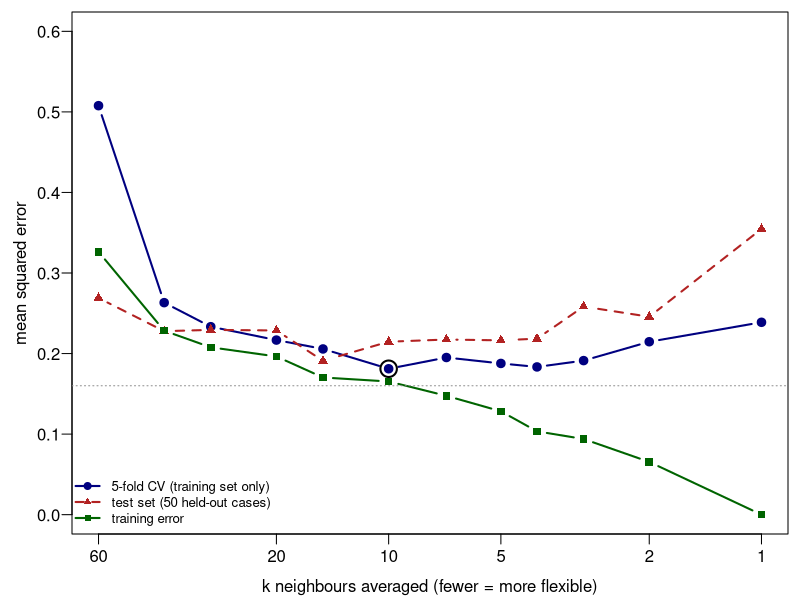

R code for this plot:
## Week 12 -- training / validation / test and K-fold cross-validation on the k-NN example of figs/w12_intro.R
## (f(x) = sin(2 pi x), sigma = 0.4). Every number on the 'Training, Validation, Test' frames comes from here.
##   Rscript figs/w12_split.R > figs/w12_split.out   (run from the week folder)
## writes figs/cv_knn.pdf
set.seed(723)
f <- function(x) sin(2 * pi * x); sig <- 0.4
knn <- function(x, y, x0, k) sapply(x0, function(z) mean(y[order(abs(x - z))[1:k]]))
K <- c(1, 2, 3, 4, 5, 7, 10, 15, 20, 30, 40, 60)
ntr <- 100; nte <- 50; nf <- 5
xg <- seq(0.0025, 0.9975, by = 0.005)                     # grid for the true error of a fitted rule
true_err <- function(x, y, k) sig^2 + mean((knn(x, y, xg, k) - f(xg))^2)

one_run <- function() {
  x <- runif(ntr); y <- f(x) + rnorm(ntr, 0, sig)            # training set
  xt <- runif(nte); yt <- f(xt) + rnorm(nte, 0, sig)         # test set, never used to choose k
  fold <- sample(rep(1:nf, length.out = ntr))
  tab <- t(sapply(K, function(k) {
    cv <- mean(sapply(1:nf, function(b) {
      i <- fold == b; mean((y[i] - knn(x[!i], y[!i], x[i], k))^2) }))
    c(k = k, train = mean((y - knn(x, y, x, k))^2), cv = cv,
      test = mean((yt - knn(x, y, xt, k))^2), true = true_err(x, y, k))
  }))
  as.data.frame(tab)
}

## ---- A. one sample, shown on the slide ---------------------------------------------
tab <- one_run()
cat("A. one sample: 100 training cases (5 folds of 20), 50 test cases\n"); print(round(tab, 3))
kc <- tab$k[which.min(tab$cv)]
cat("k chosen by training error:", tab$k[which.min(tab$train)], "; by 5-fold CV:", kc,
    "; refit on all 100, test MSE", round(tab$test[tab$k == kc], 3), "; true error", round(tab$true[tab$k == kc], 3), "\n")
cat("best possible k (true error):", tab$k[which.min(tab$true)], round(min(tab$true), 3), "\n")

pdf("figs/cv_knn.pdf", width = 5.4, height = 3.0, family = "Times")
par(mar = c(3.3, 3.6, 0.6, 0.6), mgp = c(2.1, 0.6, 0))
xx <- 1 / tab$k
plot(xx, tab$cv, log = "x", type = "b", pch = 19, col = "navy", lwd = 2, ylim = c(0, 0.6), las = 1, xaxt = "n",
     xlab = "k neighbours averaged (fewer = more flexible)", ylab = "mean squared error")
axis(1, at = 1 / c(60, 20, 10, 5, 2, 1), labels = c(60, 20, 10, 5, 2, 1))
lines(xx, tab$test, type = "b", pch = 17, col = "firebrick", lwd = 2, lty = 2)
lines(xx, tab$train, type = "b", pch = 15, col = "darkgreen", lwd = 2)
abline(h = sig^2, col = "gray55", lty = 3)
points(1 / kc, min(tab$cv), pch = 1, cex = 2.2, lwd = 2)
legend("bottomleft", c("5-fold CV (training set only)", "test set (50 held-out cases)", "training error"),
       col = c("navy", "firebrick", "darkgreen"), pch = c(19, 17, 15), lty = c(1, 2, 1), lwd = 2, bty = "n", cex = 0.8)
dev.off()

## ---- B. 500 samples: what each way of choosing k reports, vs the truth ------------------
R <- 500
res <- t(replicate(R, {
  t <- one_run()
  jc <- which.min(t$cv); jt <- which.min(t$test)
  c(cv_k = t$k[jc], cv_reported_test = t$test[jc], cv_true = t$true[jc],
    test_k = t$k[jt], test_reported = t$test[jt], test_true = t$true[jt],
    train_k = t$k[which.min(t$train)], train_reported = min(t$train))
}))
cat("\nB.", R, "samples; averages:\n"); print(round(colMeans(res), 3))
cat("tune by CV, then report test: reported", round(mean(res[, "cv_reported_test"]), 3),
    "vs true", round(mean(res[, "cv_true"]), 3), "\n")
cat("tune on the test set and report that test error: reported", round(mean(res[, "test_reported"]), 3),
    "vs true", round(mean(res[, "test_true"]), 3), "\n")
cat("tune on training error: k = 1 in", mean(res[, "train_k"] == 1), "of samples; reported", round(mean(res[, "train_reported"]), 3), "\n")
